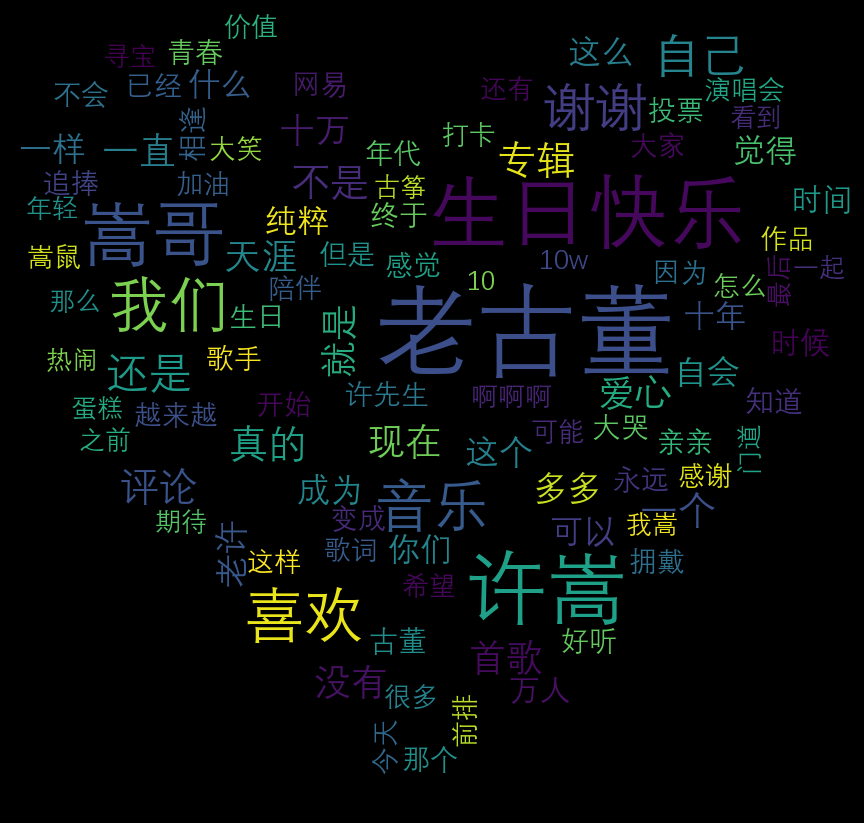

Generate this figure with Python:
from Helper.SqlHelper import getMongoTx
from PIL import Image
import pymongo
import jieba
import collections
import re
import wordcloud
import numpy


def save_comments():
    client = pymongo.MongoClient(getMongoTx())
    db = client['163music']
    collection_names = db.list_collection_names()
    collection = db.get_collection(collection_names[0])
    result = collection.find({}, {'_id': 0, 'content': 1})
    with open('comments.txt', 'w', encoding='utf-8') as f:
        for item in result:
            f.write(item['content'].replace('\n', '') + '\n')
def partition():
    result = []
    pattern = re.compile(u'\t|\n|\.|-|:|;|\)|\(|\?|"|。|，|？|！|“|”|\[|\]|—|《|》| |~|]|（|）|…|、|\+|：')
    with open('comments.txt', 'r', encoding='utf-8') as s:
        comments = s.readlines()
        for item in comments:
            words = jieba.cut(item)
            for word in words:
                if not re.match(pattern, word) and len(word) != 1:
                    result.append(word)
            result.pop()
    return result

def save_to_file(result):
    with open('result.txt', 'a+', encoding='utf-8', newline='') as r:
        for word in result:
            r.write(word + '\n')

def word_count(word_list):
    word_counts = collections.Counter(word_list)
    word_counts_top100 = word_counts.most_common(100)
    return word_counts
    # with open('top100.txt', 'w', encoding='utf-8') as f:
    #     for i in word_counts_top100:
    #         f.write(str(i) + '\n')

def generate_image(word_counts):
    mask = numpy.array(Image.open('picture.png'))
    w = wordcloud.WordCloud(
        width=960,
        height=540,
        font_path='Deng.ttf',
        mask=mask,
        max_words=100,
        max_font_size = 100
    )
    w.generate_from_frequencies(word_counts)
    w.to_file('test.png')

if __name__ == '__main__':
    generate_image(word_count(partition()))
